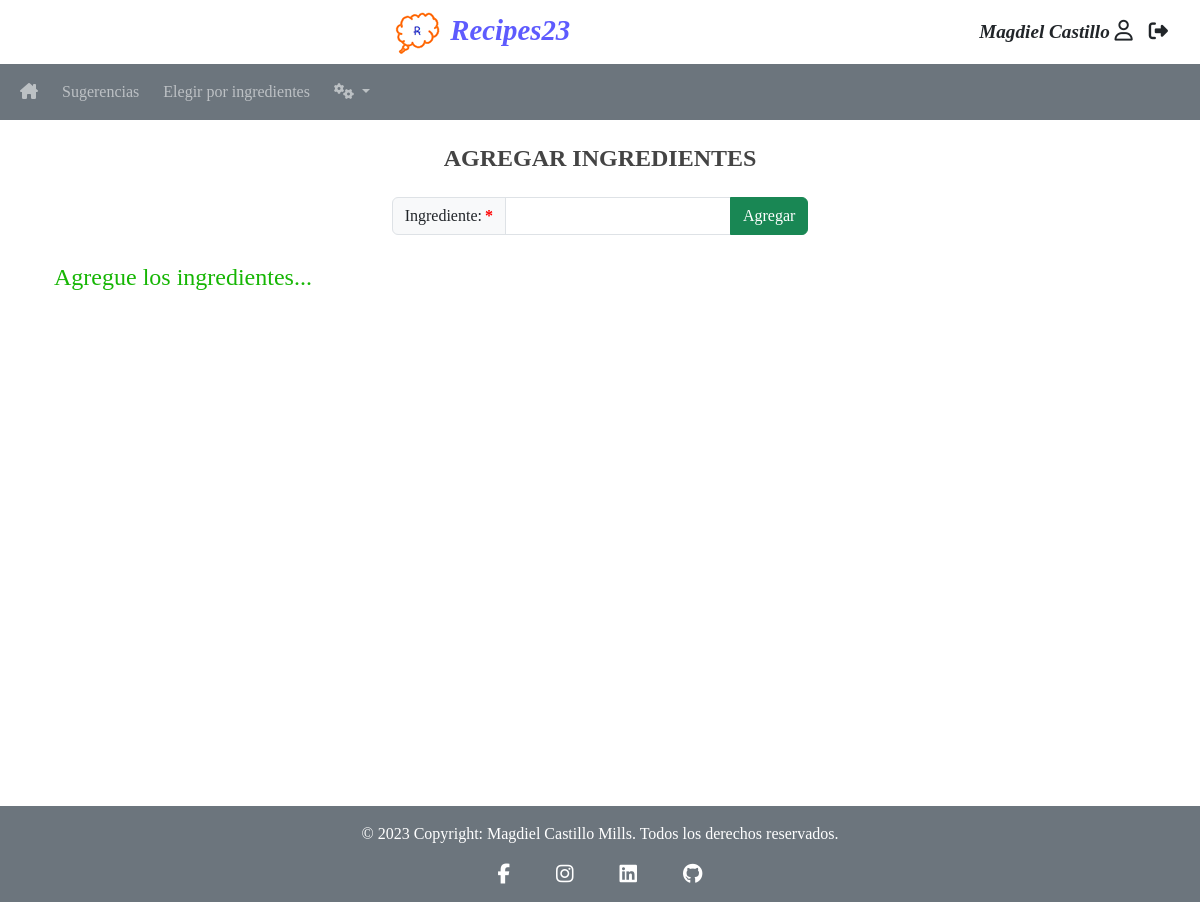
The app's page /views/add-ingredients.php (signed in), older data.
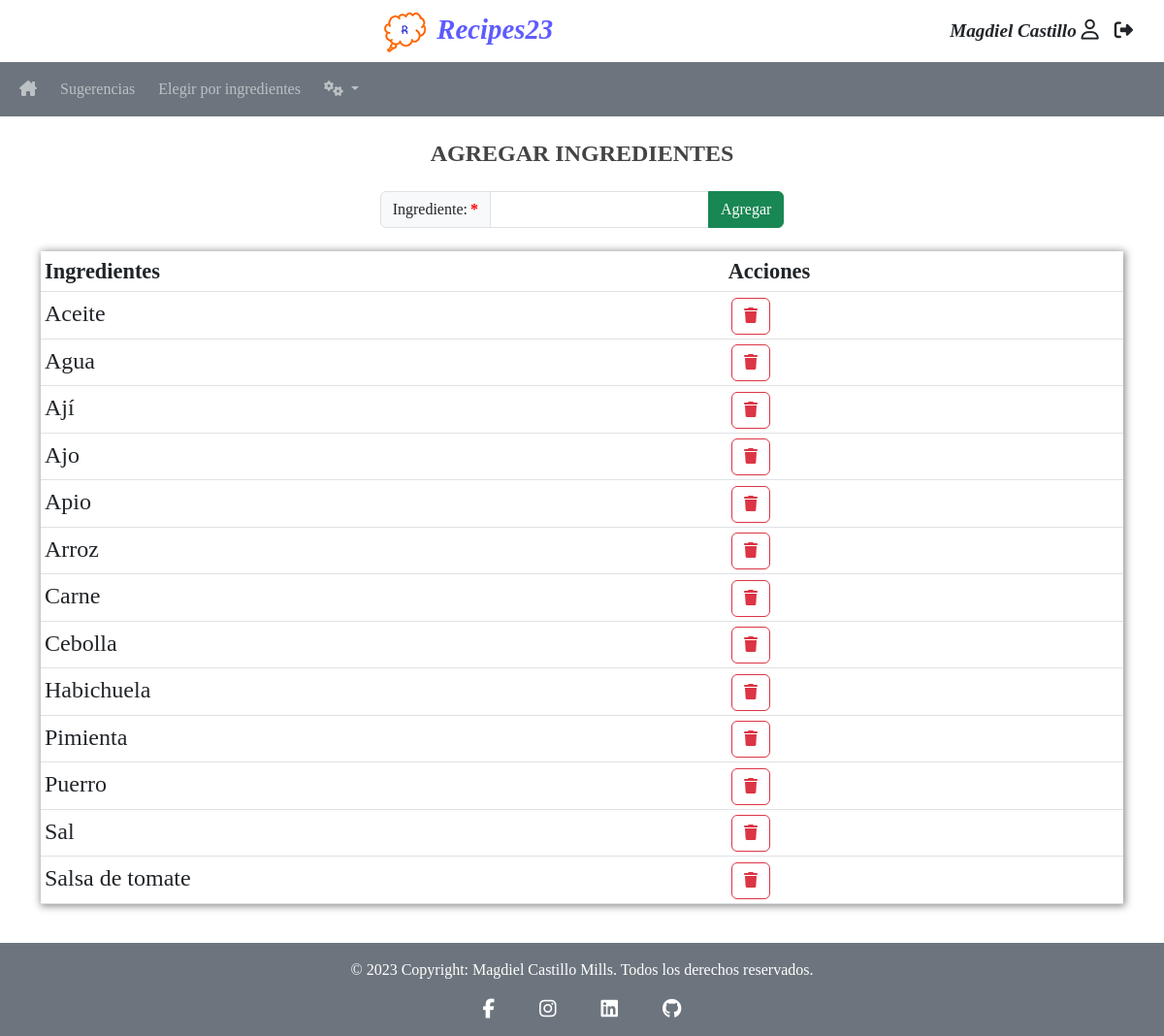
The same page, newer data.
### tables this page shows
CREATE TABLE `ingredients` (
  `id` int NOT NULL AUTO_INCREMENT,
  `ingredient` varchar(50) NOT NULL,
  `username` varchar(30) NOT NULL,
  PRIMARY KEY (`id`),
  CONSTRAINT `fk_ingredients_users` FOREIGN KEY (`username`) REFERENCES `users` (`username`)
);

### views/add-ingredients.php (the view, shortened to what this page needs)
<?php
require_once ("../config/db_Connection.php");
require_once ("../modules/head.php");
require_once ("../modules/nav.php");
?>
<main class="container p-4">
    <div class="row text-center justify-content-center">
    <h3>AGREGAR INGREDIENTES</h3>
        <form method="POST" action="../actions/create.php" autocomplete="on" class="mt-3 col-auto" onsubmit="return validation('add_ingredient', /[a-zA-Z\t\h]+|(^$)/ )">
            <div class="input-group mb-4">
                <label  class="input-group-text is-required" for="add_ingredient">Ingrediente: </label>
                <input  class="form-control" type="text" id="add_ingredient" name="add_ingredient" pattern="[a-zA-Z áéíóúÁÉÍÓÚñÑ]+" minlength="2" maxlength="20" autofocus required>
                <input class="btn btn-success" type="submit" value="Agregar">
            </div>
        </form>
    </div>
    <div class="row">
         <?php
            $sql = "SELECT ingredient FROM ingredients WHERE username = '" . $_SESSION['username'] . "' ORDER BY ingredient;";
            $result = $conn -> query($sql);
            if($result -> num_rows > 0){
        ?>
        <table class="table table-sm p-4 col-auto">
            <thead>
                <tr class="bg-primary">
                    <th>Ingredientes</th>
                    <th>Acciones</th>
                </tr>
            </thead>
            <tbody>
            <?php
                while($row = $result -> fetch_assoc()){
                    $html = "<tr>";
                    $html .= "<td>" . ucfirst($row['ingredient']) . "</td>";
                    $html .= "<td>";
                    $html .= "<a href='../actions/delete.php?ingredientname=" . $row['ingredient'] . "' " . "class='btn btn-outline-danger' title='Eliminar'><i class='fa-solid fa-trash'></i></a>";
                    $html .= "</td>";
                    $html .= "</tr>";
                    echo $html;
                }
            ?>
            </tbody>
        </table>
            <?php
            } else {
                $html = "<p>";
                $html .= "Agregue los ingredientes...";
                $html .= "</p>";
                echo $html;
            }
            ?>
    </div>
</main>
<?php
require_once ("../modules/footer.php");
?>

### modules/head.php (shortened to what this page needs)
<!DOCTYPE html>
<html lang="es" data-lt-installed="true">
<head>
    <link href="https://cdn.jsdelivr.net/npm/bootstrap@5.3.0-alpha1/dist/css/bootstrap.min.css" rel="stylesheet">
    <link rel="stylesheet" href="/Cookt/css/styles.css">
</head>
<body>

### modules/nav.php (shortened to what this page needs)
<header>
    <div class="banner text-center py-1">
        <div class="logo">
            <img src="/Cookt/imgs/logo/logo.png" alt="Logo">
            <a href="/Cookt/index.php">Recipes23</a>
        </div>
        <div class="d-flex">
            <a class="px-3 text-dark"  href="#" style="text-decoration: none;" title="Usuario">
            <?php echo $_SESSION['fullname']?> <i class="fa-regular fa-user"></i>
            </a>
            <a class="nav-link text-dark" href="/Cookt/users/logout.php" title="Salir"> <i class="fa-solid fa-right-from-bracket"></i></a>
        </div>
    </div>
    <nav class="sticky navbar navbar-expand-md navbar-dark bg-secondary px-2">
        <div class="collapse navbar-collapse" id="navbarNavDropdown">
            <ul class="navbar-nav">
            <li class="nav-item px-1">
                <a class="nav-link" href="/Cookt/index.php"><i class="fa-solid fa-house-chimney"></i></a>
            </li>
            <li class="nav-item px-1">
                <a class="nav-link" href="/Cookt/views/random-recipe.php">Sugerencias</a>
            </li>
            <li class="nav-item px-1">
                <a class="nav-link" href="/Cookt/views/custom-recipe.php">Elegir por ingredientes</a>
            </li>
            <li class="nav-item dropdown px-1" <?php if($_SESSION['type'] == 'Viewer') { echo "style = 'display : none;'";}?>>
                <a class="nav-link dropdown-toggle" href="#" id="navbarDropdownMenuLink" data-toggle="dropdown" aria-haspopup="true" aria-expanded="false">
                <i class="fa-solid fa-gears"></i>
                </a>
            </li>
            </ul>
        </div>
    </nav>
</header>

### modules/footer.php (shortened to what this page needs)
<footer class="text-center bg-secondary p-3">
    <div class="text-white">
        © <?php echo date('Y'); ?> Copyright:
        <h6 class="text-white d-inline">Magdiel Castillo Mills. Todos los derechos reservados.</h6>
    </div>
    <div>
        <a
        class="btn btn-link btn-floating btn-lg m-1 text-white"
        href="https://www.facebook.com/magdiel.castillo.94"
        target="_blank"
        role="button"
        data-mdb-ripple-color="white"
        ><i class="fab fa-facebook-f"></i
        ></a>
        <a
        class="btn btn-link btn-floating btn-lg m-1 text-white"
        href="https://www.instagram.com/magdielcastillomills/?igshid=ZDdkNTZiNTM%3D"
        target="_blank"
        role="button"
        data-mdb-ripple-color="white"
        ><i class="fab fa-instagram"></i
        ></a>
        <a
        class="btn btn-link btn-floating btn-lg text-white m-1"
        href="https://www.linkedin.com/in/magdiel-de-jes%C3%BAs-castillo-mills-5a239b204"
        target="_blank"
        role="button"
        data-mdb-ripple-color="white"
        ><i class="fab fa-linkedin"></i
        ></a>
        <a
        class="btn btn-link btn-floating btn-lg text-white m-1"
        href="https://github.com/Magdiel1990"
        target="_blank"
        role="button"
        data-mdb-ripple-color="white"
        ><i class="fab fa-github"></i
        ></a>
    </div>
</footer>
</body>
</html>

### css/styles.css (style rules this page uses)
* { font-family:'Times New Roman', Times, serif; box-sizing: border-box; }
main { min-height: calc(100vh - 7.1rem); }
footer { height: 6rem; }
h3 { font-size: 1.5rem; color: #444; font-weight: bold; }
.sticky { position: sticky; top: 0px; }
.nav-item { font-size: 1rem; }
.btn-outline-danger { margin-left: 0.2rem; }
table { box-shadow: 1px 1px 8px 1px #888; }
thead { background-color:#444444; }
thead tr { font-weight: bold; font-size: 1.4rem; color:#ffffff; }
tbody { background-color:rgb(255, 246, 234); }
table td a { text-decoration:none; color: rgb(22, 182, 4); }
table td, p, ul li, ol li, li a { font-size: 1.5rem; color: rgb(22, 182, 4); text-decoration: none; }
label, select, input, option { font-size: 1.2rem; }
.banner { background: #ffffff; height: 8vh; font-size: 1.2rem; font-weight: bold; font-style: italic; display: flex; justify-content:space-between; align-items: center; }
.banner .d-flex { padding-right: 2rem; }
.banner .logo { font-size: 1.8rem; }
.banner a { text-decoration: none; color: rgb(94, 91, 254); }
.fa-user { font-size: 1.3rem; }
.is-required:after { content: '*'; margin-left: 3px; color: red; font-weight: bold; }

Row changes from the older to the newer data that the page shows:
added ingredients: ingredient "Aceite"
added ingredients: ingredient "Agua"
added ingredients: ingredient "Ají"
added ingredients: ingredient "Ajo"
added ingredients: ingredient "Apio"
added ingredients: ingredient "Arroz"
added ingredients: ingredient "Carne"
added ingredients: ingredient "Cebolla"
added ingredients: ingredient "Habichuela"
added ingredients: ingredient "Pimienta"
added ingredients: ingredient "Puerro"
added ingredients: ingredient "Sal"
added ingredients: ingredient "Salsa de tomate"
Text that changed along with them:
$html: "Agregue los ingredientes..." → (not shown)
text now shown: "Ingredientes Acciones"
